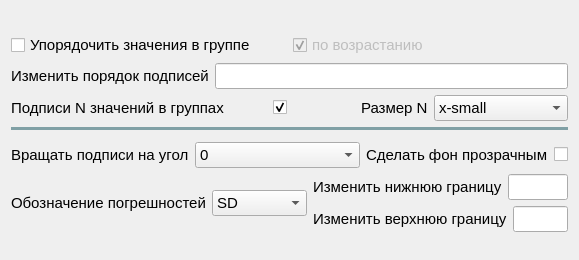
                        <widget class="QWidget" name="scrollAreaWidgetContents_3">
                         <property name="geometry">
                          <rect>
                           <x>0</x>
                           <y>0</y>
                           <width>579</width>
                           <height>260</height>
                          </rect>
                         </property>
                         <layout class="QGridLayout" name="gridLayout_19">
                          <item row="0" column="0">
                           <layout class="QVBoxLayout" name="verticalLayout_55">
                            <item>
                             <layout class="QVBoxLayout" name="verticalLayout_18">
                              <property name="topMargin">
                               <number>6</number>
                              </property>
                              <property name="bottomMargin">
                               <number>6</number>
                              </property>
                              <item>
                               <layout class="QHBoxLayout" name="horizontalLayout_144">
                                <item>
                                 <widget class="QCheckBox" name="check_sort_or_not">
                                  <property name="sizePolicy">
                                   <sizepolicy hsizetype="Minimum" vsizetype="Fixed">
                                    <horstretch>0</horstretch>
                                    <verstretch>0</verstretch>
                                   </sizepolicy>
                                  </property>
                                  <property name="font">
                                   <font>
                                    <pointsize>11</pointsize>
                                   </font>
                                  </property>
                                  <property name="toolTip">
                                   <string>Без флажка порядок будет таким, какой он в таблице</string>
                                  </property>
                                  <property name="text">
                                   <string>Упорядочить значения в группе</string>
                                  </property>
                                  <property name="checked">
                                   <bool>false</bool>
                                  </property>
                                 </widget>
                                </item>
                                <item>
                                 <widget class="QCheckBox" name="check_sort_or_not_ascending">
                                  <property name="enabled">
                                   <bool>false</bool>
                                  </property>
                                  <property name="sizePolicy">
                                   <sizepolicy hsizetype="Minimum" vsizetype="Fixed">
                                    <horstretch>0</horstretch>
                                    <verstretch>0</verstretch>
                                   </sizepolicy>
                                  </property>
                                  <property name="font">
                                   <font>
                                    <pointsize>11</pointsize>
                                   </font>
                                  </property>
                                  <property name="text">
                                   <string>по возрастанию</string>
                                  </property>
                                  <property name="checked">
                                   <bool>true</bool>
                                  </property>
                                 </widget>
                                </item>
                               </layout>
                              </item>
                              <item>
                               <layout class="QHBoxLayout" name="horizontalLayout_81">
                                <item>
                                 <widget class="QLabel" name="lb_del_hue_6">
                                  <property name="sizePolicy">
                                   <sizepolicy hsizetype="Preferred" vsizetype="Fixed">
                                    <horstretch>0</horstretch>
                                    <verstretch>0</verstretch>
                                   </sizepolicy>
                                  </property>
                                  <property name="font">
                                   <font>
                                    <pointsize>11</pointsize>
                                   </font>
                                  </property>
                                  <property name="toolTip">
                                   <string>&lt;html&gt;&lt;head/&gt;&lt;body&gt;&lt;p&gt;Необходимо прописать через пробел, начиная с первого. К примеру, '1 2 4 3'&lt;/p&gt;&lt;/body&gt;&lt;/html&gt;</string>
                                  </property>
                                  <property name="text">
                                   <string>Изменить порядок подписей</string>
                                  </property>
                                 </widget>
                                </item>
                                <item>
                                 <widget class="QLineEdit" name="order_box_plot">
                                  <property name="font">
                                   <font>
                                    <pointsize>11</pointsize>
                                   </font>
                                  </property>
                                  <property name="toolTip">
                                   <string/>
                                  </property>
                                 </widget>
                                </item>
                               </layout>
                              </item>
                              <item>
                               <layout class="QHBoxLayout" name="horizontalLayout_146">
                                <item>
                                 <layout class="QHBoxLayout" name="horizontalLayout_60">
                                  <item>
                                   <widget class="QLabel" name="lb_stattest_3">
                                    <property name="font">
                                     <font>
                                      <pointsize>11</pointsize>
                                     </font>
                                    </property>
                                    <property name="toolTip">
                                     <string>Кол-во образцов в каждой группе -- подпись снизу</string>
                                    </property>
                                    <property name="text">
                                     <string>Подписи N значений в группах</string>
                                    </property>
                                   </widget>
                                  </item>
                                  <item>
                                   <widget class="QCheckBox" name="check_N_">
                                    <property name="enabled">
                                     <bool>true</bool>
                                    </property>
                                    <property name="sizePolicy">
                                     <sizepolicy hsizetype="Fixed" vsizetype="Fixed">
                                      <horstretch>0</horstretch>
                                      <verstretch>0</verstretch>
                                     </sizepolicy>
                                    </property>
                                    <property name="text">
                                     <string/>
                                    </property>
                                    <property name="checked">
                                     <bool>true</bool>
                                    </property>
                                   </widget>
                                  </item>
                                 </layout>
                                </item>
                                <item>
                                 <layout class="QHBoxLayout" name="horizontalLayout_145">
                                  <item alignment="Qt::AlignRight">
                                   <widget class="QLabel" name="lb__altern_heposisis_5">
                                    <property name="enabled">
                                     <bool>true</bool>
                                    </property>
                                    <property name="font">
                                     <font>
                                      <pointsize>11</pointsize>
                                     </font>
                                    </property>
                                    <property name="toolTip">
                                     <string>N - кол-во образцов/пациентов в группе</string>
                                    </property>
                                    <property name="text">
                                     <string>Размер N</string>
                                    </property>
                                   </widget>
                                  </item>
                                  <item>
                                   <widget class="QComboBox" name="comboBox_box_check_N_">
                                    <property name="enabled">
                                     <bool>true</bool>
                                    </property>
                                    <property name="font">
                                     <font>
                                      <pointsize>11</pointsize>
                                     </font>
                                    </property>
                                    <item>
                                     <property name="text">
                                      <string>x-small</string>
                                     </property>
                                    </item>
                                    <item>
                                     <property name="text">
                                      <string>small</string>
                                     </property>
                                    </item>
                                    <item>
                                     <property name="text">
                                      <string>medium</string>
                                     </property>
                                    </item>
                                    <item>
                                     <property name="text">
                                      <string>large</string>
                                     </property>
                                    </item>
                                    <item>
                                     <property name="text">
                                      <string>x-large</string>
                                     </property>
                                    </item>
                                    <item>
                                     <property name="text">
                                      <string>xx-large</string>
                                     </property>
                                    </item>
                                    <item>
                                     <property name="text">
                                      <string>xx-small</string>
                                     </property>
                                    </item>
                                   </widget>
                                  </item>
                                 </layout>
                                </item>
                               </layout>
                              </item>
                              <item>
                               <widget class="Line" name="line_7">
                                <property name="font">
                                 <font>
                                  <family>Segoe UI</family>
                                  <pointsize>10</pointsize>
                                 </font>
                                </property>
                                <property name="styleSheet">
                                 <string notr="true">color: rgb(128, 160, 165);</string>
                                </property>
                                <property name="frameShadow">
                                 <enum>QFrame::Plain</enum>
                                </property>
                                <property name="lineWidth">
                                 <number>3</number>
                                </property>
                                <property name="orientation">
                                 <enum>Qt::Horizontal</enum>
                                </property>
                               </widget>
                              </item>
                             </layout>
                            </item>
                            <item>
                             <layout class="QHBoxLayout" name="horizontalLayout_83">
                              <item>
                               <layout class="QHBoxLayout" name="horizontalLayout_22">
                                <item>
                                 <widget class="QLabel" name="label_9">
                                  <property name="font">
                                   <font>
                                    <pointsize>11</pointsize>
                                   </font>
                                  </property>
                                  <property name="text">
                                   <string>Вращать подписи на угол</string>
                                  </property>
                                 </widget>
                                </item>
                                <item>
                                 <widget class="QComboBox" name="comboBox_spin_x_">
                                  <property name="sizePolicy">
                                   <sizepolicy hsizetype="Expanding" vsizetype="Fixed">
                                    <horstretch>0</horstretch>
                                    <verstretch>0</verstretch>
                                   </sizepolicy>
                                  </property>
                                  <property name="font">
                                   <font>
                                    <pointsize>11</pointsize>
                                   </font>
                                  </property>
                                  <item>
                                   <property name="text">
                                    <string>0</string>
                                   </property>
                                  </item>
                                  <item>
                                   <property name="text">
                                    <string>5</string>
                                   </property>
                                  </item>
                                  <item>
                                   <property name="text">
                                    <string>10</string>
                                   </property>
                                  </item>
                                  <item>
                                   <property name="text">
                                    <string>15</string>
                                   </property>
                                  </item>
                                  <item>
                                   <property name="text">
                                    <string>20</string>
                                   </property>
                                  </item>
                                  <item>
                                   <property name="text">
                                    <string>25</string>
                                   </property>
                                  </item>
                                  <item>
                                   <property name="text">
                                    <string>30</string>
                                   </property>
                                  </item>
                                  <item>
                                   <property name="text">
                                    <string>35</string>
                                   </property>
                                  </item>
                                  <item>
                                   <property name="text">
                                    <string>40</string>
                                   </property>
                                  </item>
                                  <item>
                                   <property name="text">
                                    <string>45</string>
                                   </property>
                                  </item>
                                  <item>
                                   <property name="text">
                                    <string>50</string>
                                   </property>
                                  </item>
                                  <item>
                                   <property name="text">
                                    <string>55</string>
                                   </property>
                                  </item>
                                  <item>
                                   <property name="text">
                                    <string>60</string>
                                   </property>
                                  </item>
                                  <item>
                                   <property name="text">
                                    <string>65</string>
                                   </property>
                                  </item>
                                  <item>
                                   <property name="text">
                                    <string>70</string>
                                   </property>
                                  </item>
                                  <item>
                                   <property name="text">
                                    <string>75</string>
                                   </property>
                                  </item>
                                  <item>
                                   <property name="text">
                                    <string>80</string>
                                   </property>
                                  </item>
                                  <item>
                                   <property name="text">
                                    <string>85</string>
                                   </property>
                                  </item>
                                  <item>
                                   <property name="text">
                                    <string>90</string>
                                   </property>
                                  </item>
                                 </widget>
                                </item>
                               </layout>
                              </item>
                              <item>
                               <layout class="QHBoxLayout" name="horizontalLayout_66">
                                <item>
                                 <widget class="QLabel" name="lb_stattest_4">
                                  <property name="sizePolicy">
                                   <sizepolicy hsizetype="Minimum" vsizetype="Preferred">
                                    <horstretch>0</horstretch>
                                    <verstretch>0</verstretch>
                                   </sizepolicy>
                                  </property>
                                  <property name="font">
                                   <font>
                                    <pointsize>11</pointsize>
                                   </font>
                                  </property>
                                  <property name="text">
                                   <string>Сделать фон прозрачным</string>
                                  </property>
                                 </widget>
                                </item>
                                <item>
                                 <widget class="QCheckBox" name="check_background">
                                  <property name="enabled">
                                   <bool>true</bool>
                                  </property>
                                  <property name="sizePolicy">
                                   <sizepolicy hsizetype="Minimum" vsizetype="Fixed">
                                    <horstretch>0</horstretch>
                                    <verstretch>0</verstretch>
                                   </sizepolicy>
                                  </property>
                                  <property name="text">
                                   <string/>
                                  </property>
                                  <property name="checked">
                                   <bool>false</bool>
                                  </property>
                                 </widget>
                                </item>
                               </layout>
                              </item>
                             </layout>
                            </item>
                            <item>
                             <layout class="QHBoxLayout" name="horizontalLayout_84">
                              <item>
                               <layout class="QHBoxLayout" name="horizontalLayout_17">
                                <item>
                                 <widget class="QLabel" name="lb_sd_or_minmax">
                                  <property name="font">
                                   <font>
                                    <pointsize>11</pointsize>
                                   </font>
                                  </property>
                                  <property name="toolTip">
                                   <string>Стандартное отклонение или разброс между MIN-MAX</string>
                                  </property>
                                  <property name="text">
                                   <string>Обозначение погрешностей</string>
                                  </property>
                                 </widget>
                                </item>
                                <item>
                                 <widget class="QComboBox" name="comboBox_sd_or_minmax">
                                  <property name="sizePolicy">
                                   <sizepolicy hsizetype="Expanding" vsizetype="Fixed">
                                    <horstretch>0</horstretch>
                                    <verstretch>0</verstretch>
                                   </sizepolicy>
                                  </property>
                                  <property name="font">
                                   <font>
                                    <pointsize>11</pointsize>
                                   </font>
                                  </property>
                                  <item>
                                   <property name="text">
                                    <string>SD</string>
                                   </property>
                                  </item>
                                  <item>
                                   <property name="text">
                                    <string>MIN-MAX</string>
                                   </property>
                                  </item>
                                 </widget>
                                </item>
                               </layout>
                              </item>
                              <item>
                               <layout class="QVBoxLayout" name="verticalLayout_51">
                                <item>
                                 <layout class="QHBoxLayout" name="horizontalLayout_16">
                                  <item>
                                   <widget class="QLabel" name="lb_bottom_lim">
                                    <property name="sizePolicy">
                                     <sizepolicy hsizetype="Preferred" vsizetype="Fixed">
                                      <horstretch>0</horstretch>
                                      <verstretch>0</verstretch>
                                     </sizepolicy>
                                    </property>
                                    <property name="font">
                                     <font>
                                      <pointsize>11</pointsize>
                                     </font>
                                    </property>
                                    <property name="toolTip">
                                     <string>Не вставляйте лишние пробелы</string>
                                    </property>
                                    <property name="text">
                                     <string>Изменить нижнюю границу</string>
                                    </property>
                                   </widget>
                                  </item>
                                  <item>
                                   <widget class="QLineEdit" name="bottom_lim">
                                    <property name="font">
                                     <font>
                                      <pointsize>11</pointsize>
                                     </font>
                                    </property>
                                    <property name="toolTip">
                                     <string>Ввести число</string>
                                    </property>
                                   </widget>
                                  </item>
                                 </layout>
                                </item>
                                <item>
                                 <layout class="QHBoxLayout" name="horizontalLayout_139">
                                  <item>
                                   <widget class="QLabel" name="lb_bottom_lim_2">
                                    <property name="sizePolicy">
                                     <sizepolicy hsizetype="Preferred" vsizetype="Fixed">
                                      <horstretch>0</horstretch>
                                      <verstretch>0</verstretch>
                                     </sizepolicy>
                                    </property>
                                    <property name="font">
                                     <font>
                                      <pointsize>11</pointsize>
                                     </font>
                                    </property>
                                    <property name="toolTip">
                                     <string>Не вставляйте лишние пробелы</string>
                                    </property>
                                    <property name="text">
                                     <string>Изменить верхнюю границу</string>
                                    </property>
                                   </widget>
                                  </item>
                                  <item>
                                   <widget class="QLineEdit" name="upper_lim">
                                    <property name="font">
                                     <font>
                                      <pointsize>11</pointsize>
                                     </font>
                                    </property>
                                    <property name="toolTip">
                                     <string>Ввести число</string>
                                    </property>
                                   </widget>
                                  </item>
                                 </layout>
                                </item>
                               </layout>
                              </item>
                             </layout>
                            </item>
                           </layout>
                          </item>
                         </layout>
                        </widget>
